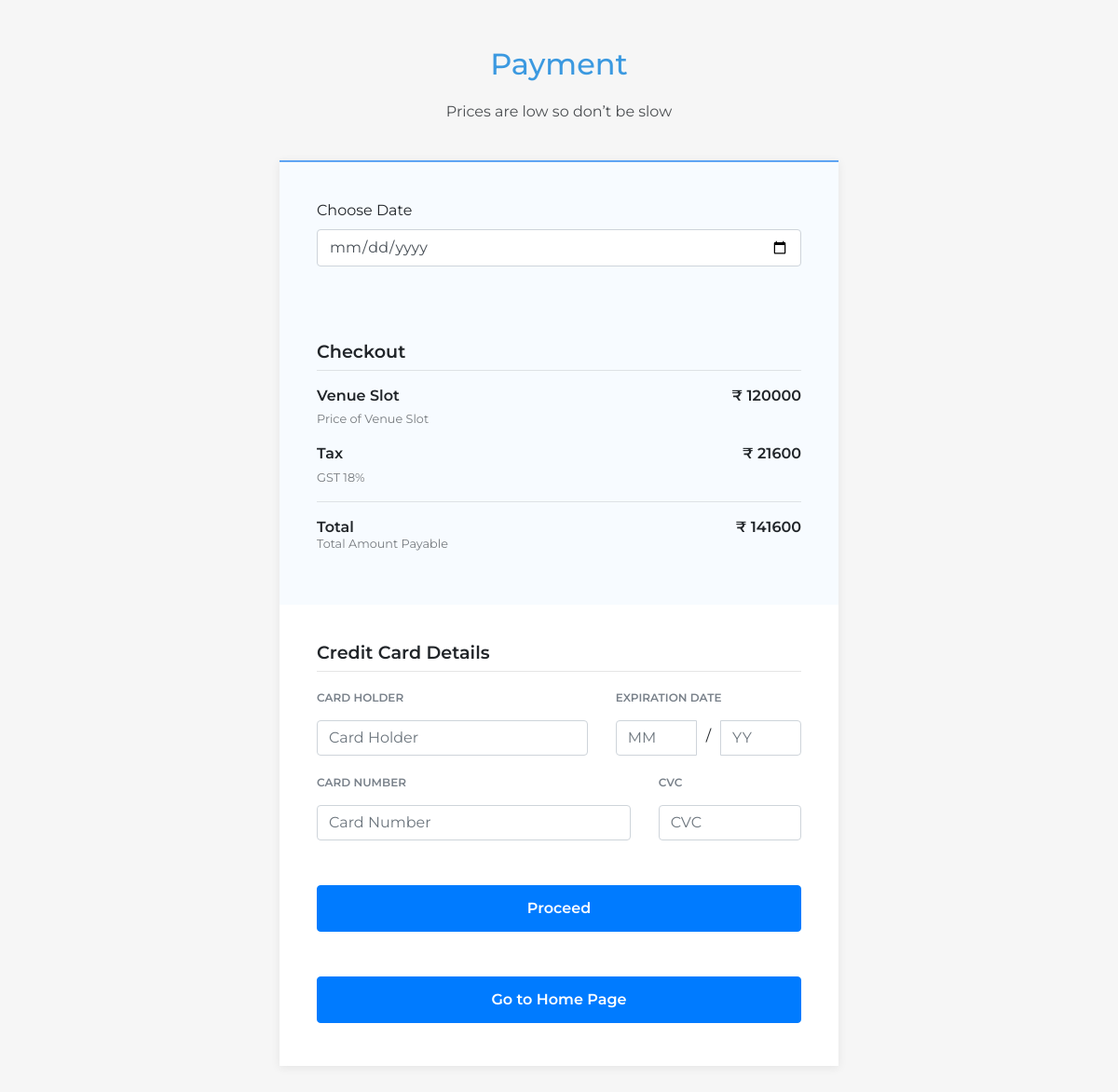
/bookvenue.php?username=shamim17 (signed in), run on the app's committed database.
### tables this page shows
CREATE TABLE `venue` (
  `venueid` int(10) NOT NULL,
  `username` varchar(50) NOT NULL,
  `venuename` varchar(50) NOT NULL,
  `venueaddress` text NOT NULL,
  `venuepincode` int(6) NOT NULL,
  `venuetype` varchar(15) NOT NULL,
  `venuecapacity` int(10) NOT NULL,
  `venueprice` int(10) NOT NULL,
  `image` longblob NOT NULL
);

### bookvenue.php (the view, shortened to what this page needs)
<!DOCTYPE html>
<html lang="en">
<head>
  <link rel="stylesheet" href="https://maxcdn.bootstrapcdn.com/bootstrap/4.0.0/css/bootstrap.min.css">
  <link rel="stylesheet" href="assets/css/payment.css">
  <link rel="stylesheet" href="https://cdnjs.cloudflare.com/ajax/libs/bootstrap-sweetalert/1.0.1/sweetalert.css">
</head>
<body>
  <?php
  include 'database.php';
  if (isset($_REQUEST['username'])) {
    $username = $_GET['username'];
  }
  $query = "SELECT * FROM venue where username='$username'";
  $result = mysqli_query($conn, $query);
  while ($row = mysqli_fetch_array($result)) {
    $gstpercent = 18;
    $taxvb = ($gstpercent / 100) * $row['venueprice'];
    $totalvb = $row['venueprice'] + $taxvb;
  ?>
    <main class="page payment-page">
      <section class="payment-form dark">
        <div class="container">
          <div class="block-heading">
            <h2>Payment</h2>
            <p>Prices are low so don’t be slow</p>
          </div>
          <form method="POST" action="bookvenue.php">
            <div class="products">
              <label for="bookingdate" class="form-label">Choose Date</label>
              <input type="date" class="form-control" name="bookingdate" id="bookingdate" required>
            </div>
            <div class="products">
              <h3 class="title">Checkout</h3>
              <div class="item">
                <span class="price">&#8377 <?php echo $row['venueprice']; ?></span>
                <p class="item-name">Venue Slot</p>
                <p class="item-description">Price of Venue Slot</p>
              </div>
              <div class="item">
                <span class="price">&#8377 <?php echo "$taxvb"; ?></span>
                <p class="item-name">Tax</p>
                <p class="item-description">GST 18%</p>
              </div>
              <div class="total">Total<span class="price">&#8377 <?php echo "$totalvb"; ?></span></div>
              <p class="item-description">Total Amount Payable</p>
            </div>
            <div class="card-details">
              <h3 class="title">Credit Card Details</h3>
              <div class="row">
                <div class="form-group col-sm-7">
                  <label for="card-holder">Card Holder</label>
                  <input id="card-holder" type="text" class="form-control" placeholder="Card Holder" aria-label="Card Holder" aria-describedby="basic-addon1">
                </div>
                <div class="form-group col-sm-5">
                  <label for="">Expiration Date</label>
                  <div class="input-group expiration-date">
                    <input type="text" class="form-control" placeholder="MM" aria-label="MM" aria-describedby="basic-addon1">
                    <span class="date-separator">/</span>
                    <input type="text" class="form-control" placeholder="YY" aria-label="YY" aria-describedby="basic-addon1">
                  </div>
                </div>
                <div class="form-group col-sm-8">
                  <label for="card-number">Card Number</label>
                  <input id="card-number" type="text" class="form-control" placeholder="Card Number" aria-label="Card Holder" aria-describedby="basic-addon1">
                </div>
                <div class="form-group col-sm-4">
                  <label for="cvc">CVC</label>
                  <input id="cvc" type="text" class="form-control" placeholder="CVC" aria-label="Card Holder" aria-describedby="basic-addon1">
                </div>
                <div class="form-group col-sm-12">
                  <button type="submit" class="btn btn-primary btn-block">Proceed</button>
                </div>
                <div class="form-group col-sm-12">
                  <button type="button" onclick="window.location.href = 'welcome.php'" class="btn btn-primary btn-block">Go to Home Page</button>
                </div>
              </div>
            </div>
          </form>
        </div>
      <?php } ?>
      </section>
    </main>
</body>
</html>

### assets/css/payment.css (style rules this page uses)
.payment-form { padding-bottom: 50px; font-family: 'Montserrat', sans-serif; }
.payment-form.dark { background-color: #f6f6f6; }
.payment-form .block-heading { padding-top: 50px; margin-bottom: 40px; text-align: center; }
.payment-form .block-heading p { text-align: center; max-width: 420px; margin: auto; opacity:0.7; }
.payment-form.dark .block-heading p { opacity:0.8; }
.payment-form .block-heading h1, .payment-form .block-heading h2, .payment-form .block-heading h3 { margin-bottom:1.2rem; color: #3b99e0; }
.payment-form form { border-top: 2px solid #5ea4f3; box-shadow: 0px 2px 10px rgba(0, 0, 0, 0.075); background-color: #ffffff; padding: 0; max-width: 600px; margin: auto; }
.payment-form .title { font-size: 1em; border-bottom: 1px solid rgba(0,0,0,0.1); margin-bottom: 0.8em; font-weight: 600; padding-bottom: 8px; }
.payment-form .products { background-color: #f7fbff; padding: 25px; }
.payment-form .products .item { margin-bottom:1em; }
.payment-form .products .item-name { font-weight:600; font-size: 0.9em; }
.payment-form .products .item-description { font-size:0.8em; opacity:0.6; }
.payment-form .products .item p { margin-bottom:0.2em; }
.payment-form .products .price { float: right; font-weight: 600; font-size: 0.9em; }
.payment-form .products .total { border-top: 1px solid rgba(0, 0, 0, 0.1); margin-top: 10px; padding-top: 19px; font-weight: 600; line-height: 1; }
.payment-form .card-details { padding: 25px 25px 15px; }
.payment-form .card-details label { font-size: 12px; font-weight: 600; margin-bottom: 15px; color: #79818a; text-transform: uppercase; }
.payment-form .card-details button { margin-top: 0.6em; padding:12px 0; font-weight: 600; }
.payment-form .date-separator { margin-left: 10px; margin-right: 10px; margin-top: 5px; }
@media (min-width: 576px) { .payment-form .title { font-size: 1.2em; } }
@media (min-width: 576px) { .payment-form .products { padding: 40px; } }
@media (min-width: 576px) { .payment-form .products .item-name { font-size: 1em; } }
@media (min-width: 576px) { .payment-form .products .price { font-size: 1em; } }
@media (min-width: 576px) { .payment-form .card-details { padding: 40px 40px 30px; } }
@media (min-width: 576px) { .payment-form .card-details button { margin-top: 2em; } }

### data on the page
venue: venueprice "120000", venueprice "21600", venueprice "141600"
